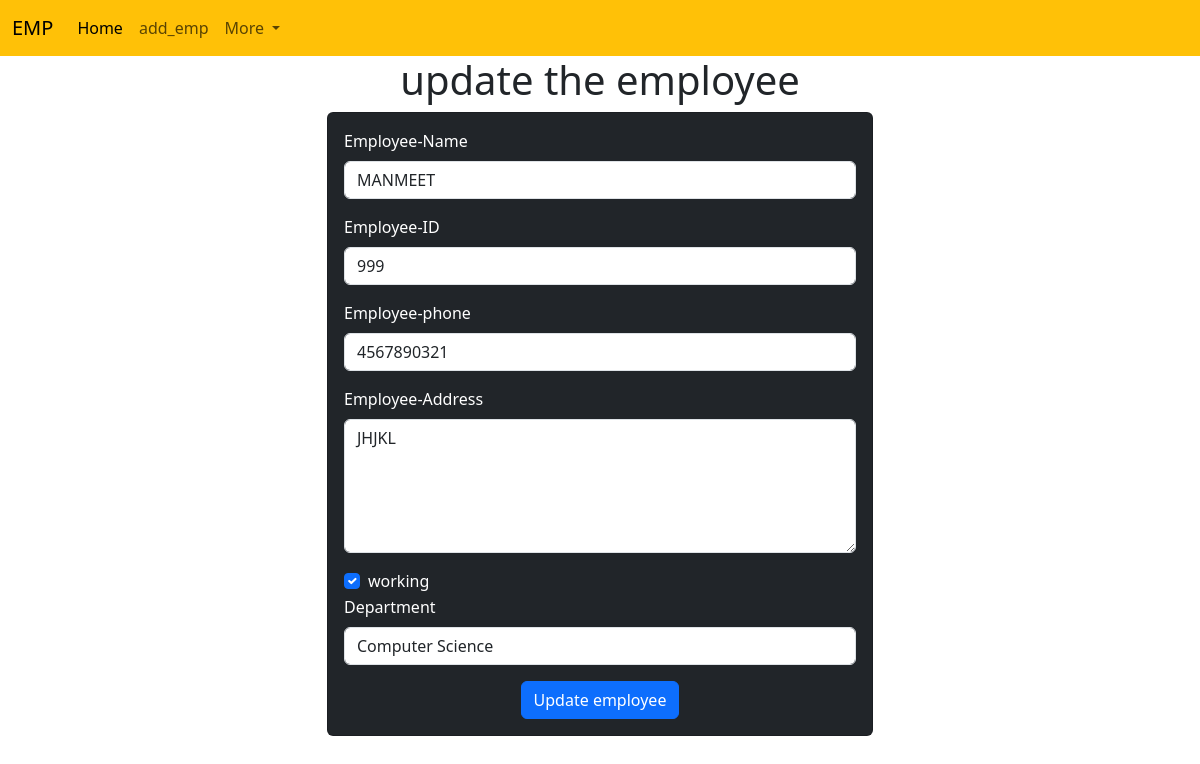
Before: /update_emp/11 with the older database file.
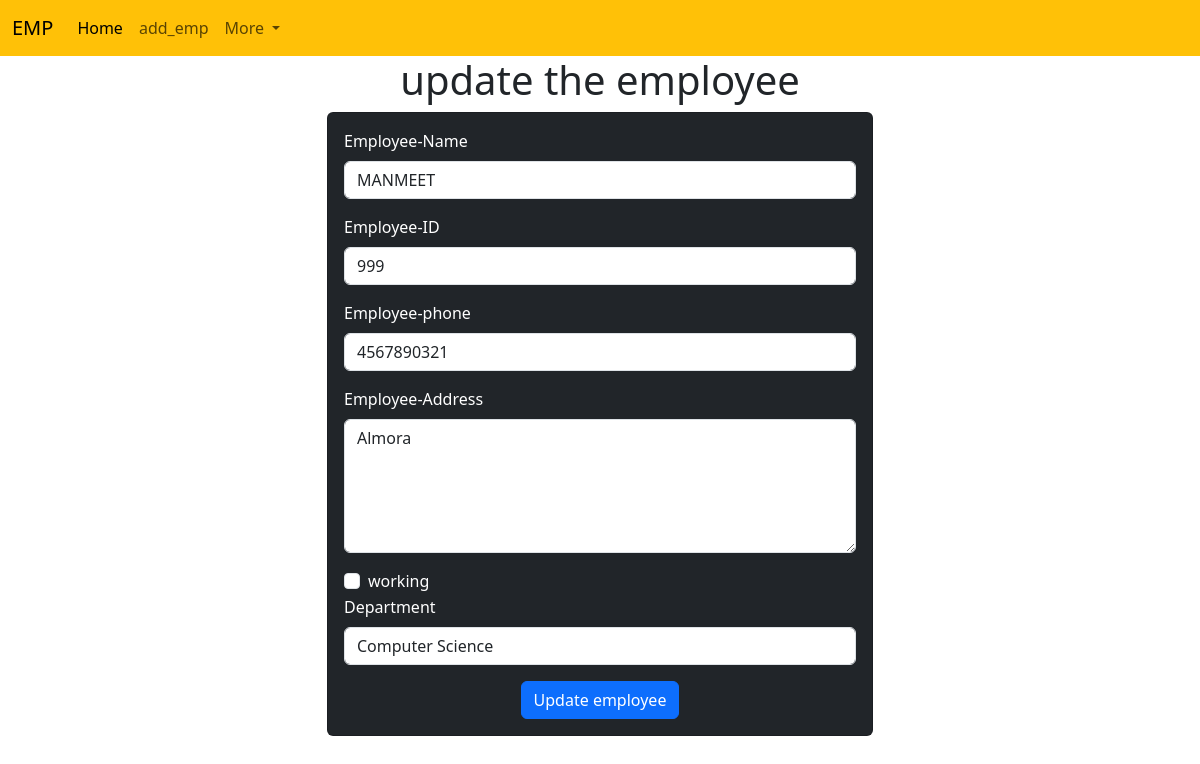
After: the same page with the newer database file.
### employee/models.py (models this page shows, shortened)
class Employee(models.Model):
  name=models.CharField(max_length=100,null=False)
  emp_id=models.IntegerField(null=False)
  phone=models.IntegerField()
  address=models.CharField(max_length=100,null=False)
  working=models.BooleanField(default=True)
  department=models.CharField(max_length=100)

### employee/views.py (the view)
# urls.py: path('update_emp/<int:emp_id>', views.update_emp, name='update_emp'),
def update_emp(request,emp_id=0):
   emp=Employee.objects.get(id=emp_id)
   print('update page is open')
   if request.method == "POST":
      name=request.POST['emp_name']
      address=request.POST['emp_address']
      emp_id=int(request.POST['emp_id'])
      phone=int(request.POST['emp_phone'])
      working = request.POST.get('emp_working', 'off') == 'on'
      department=request.POST['emp_department']
      emp.name = name
      emp.emp_id = emp_id
      emp.phone = phone
      emp.address = address
      emp.department = department
      emp.working = working
      emp.save()
      return redirect('emp_home')
   else:
      context ={
         'emp':emp
      }
      return render(request,'update_emp.html',context)

### employee/templates/update_emp.html (shortened to what this page needs)
<!doctype html>
<html lang="en">
  <head>
    <link href="https://cdn.jsdelivr.net/npm/bootstrap@5.3.3/dist/css/bootstrap.min.css" rel="stylesheet">
  </head>
  <body>
      {%  include 'navbar.html' %}
      <h1 class="text-center my-6">update the employee</h1>
      <div class="container ">
        <div class="row">
          <div class="col-md-6 offset-md-3">
            <div class="card bg-dark text-white">
              <div class="card-body">
                <form action="{% url 'update_emp' emp.id %}" method="POST">
                  <div class="mb-3">
                    <label for="exampleInputEmail1" class="form-label">Employee-Name</label>
                    <input type="text" class="form-control" id="name" placeholder="Enter Employee Name " name="emp_name" value="{{emp.name}} ">
                  </div>
                  <div class="mb-3">
                    <label for="id" class="form-label">Employee-ID</label>
                    <input type="number" class="form-control" id="id" placeholder="Enter Employee id " value="{{emp.emp_id}}" name="emp_id">
                  </div>
                  <div class="mb-3">
                    <label for="phone" class="form-label">Employee-phone</label>
                    <input type="number" class="form-control" id="phone" name="emp_phone" placeholder="Enter Employee phone number" value="{{emp.phone}}">
                  </div>
                  <div class="mb-3">
                    <label for="address" class="form-label">Employee-Address</label>
                    <TEXTarea name="emp_address" id="address" rows="5" class="form-control" >{{emp.address}}</TEXTarea>
                  </div>
                  <div class="form-check">
                    <input class="form-check-input" type="checkbox" name="emp_working" id="working" {% if emp.working %}checked{% endif %} value="{{emp.working}}">
                    <label class="form-check-label" for="working">
                      working
                    </label>
                  </div>
                  <div class="mb-3">
                    <label for="department" class="form-label">Department</label>
                    <select name="emp_department" id="department" value="{{emp.department}}" class="form-control">
                      <option value="CSE">Computer Science</option>
                    </select>
                  </div>
                  <div class="container text-center">
                    <button type="submit" class="btn btn-primary">Update employee</button>
                  </div>
                </form>
              </div>
            </div>
          </div>
        </div>
      </div>
  </body>
</html>

Changed rows visible on the page:
changed Employee "MANMEET": emp_address "JHJKL" → "Almora"; working "☑" → "☐"
